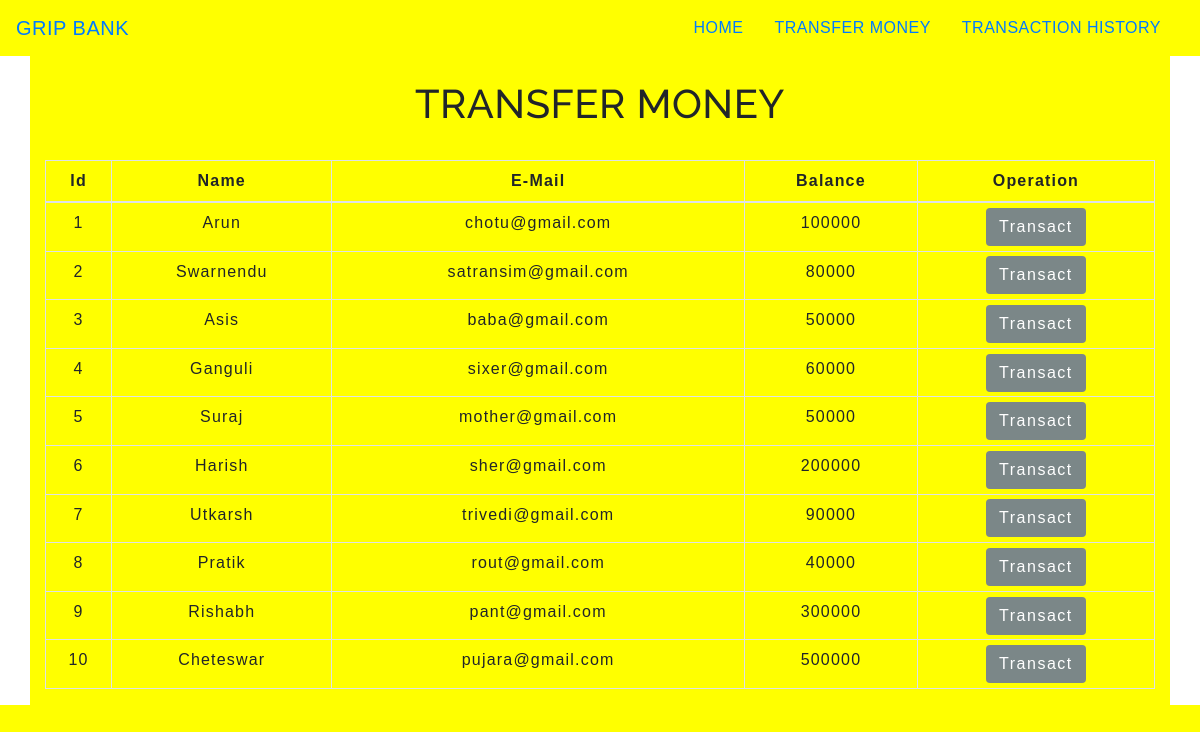
The app's page /transfermoney.php with its own data.
### tables this page shows
CREATE TABLE `users` (
  `id` int(3) NOT NULL,
  `name` text NOT NULL,
  `email` varchar(30) NOT NULL,
  `balance` int(8) NOT NULL
);

### transfermoney.php (the view, shortened to what this page needs)
<!DOCTYPE html>
<html lang="en">
<head>
    <link rel="stylesheet" href="https://maxcdn.bootstrapcdn.com/bootstrap/4.0.0/css/bootstrap.min.css">
    <link rel="stylesheet" type="text/css" href="table.css">
    <link rel="stylesheet" type="text/css" href="nav.css">
    <link rel="stylesheet" type="text/css" href="css/style.css">
</head>
<body>
<?php
    include 'config.php';
    $sql = "SELECT * FROM users";
    $result = mysqli_query($conn,$sql);
?>
<?php
  include 'navbar.php';
?>
<div class="container">
        <h2 class="text-center pt-4">TRANSFER MONEY</h2>
        <br>
            <div class="row">
                <div class="col">
                    <div class="table-responsive-sm">
                    <table class="table table-hover table-sm table-striped table-condensed table-bordered">
                        <thead>
                            <tr>
                            <th scope="col" class="text-center py-2">Id</th>
                            <th scope="col" class="text-center py-2">Name</th>
                            <th scope="col" class="text-center py-2">E-Mail</th>
                            <th scope="col" class="text-center py-2">Balance</th>
                            <th scope="col" class="text-center py-2">Operation</th>
                            </tr>
                        </thead>
                        <tbody>
                <?php
                    while($rows=mysqli_fetch_assoc($result)){
                ?>
                    <tr>
                        <td class="py-2"><?php echo $rows['id'] ?></td>
                        <td class="py-2"><?php echo $rows['name']?></td>
                        <td class="py-2"><?php echo $rows['email']?></td>
                        <td class="py-2"><?php echo $rows['balance']?></td>
                        <td><a href="selecteduserdetail.php?id= <?php echo $rows['id'] ;?>"> <button type="button" class="btn">Transact</button></a></td>
                    </tr>
                <?php
                    }
                ?>
                        </tbody>
                    </table>
                    </div>
                </div>
            </div>
         </div>
</body>
</html>

### navbar.php (shortened to what this page needs)
<nav class="navbar navbar-expand-md navbar-tranparent">
      <a class="navbar-brand" href="index.php">GRIP BANK</a>
      <div class="collapse navbar-collapse" id="collapsibleNavbar">
            <ul class="navbar-nav ml-auto">
              <li class="nav-item">
                <a class="nav-link" href="index.php">HOME</a>
              </li>
              <li class="nav-item">
                <a class="nav-link" href="transfermoney.php">TRANSFER MONEY</a>
              </li>
              <li class="nav-item">
                <a class="nav-link" href="transactionhistory.php">TRANSACTION HISTORY</a>
              </li>
          </div>
       </nav>

### table.css (style rules this page uses)
* { padding: 0; margin: 0; box-sizing: border-box; font-family: sans-serif; }
h2 { font-size: 40px; }
table { letter-spacing: 1.2px; }
td { text-align: center; }
button { border:none; background: #d9d9d9; transition: 1s; }

### nav.css (style rules this page uses)
.nav-link { margin-right: 15px; letter-spacing: 0.5px; transition: 0.5s; }
.navbar-brand { letter-spacing: 0.5px; }
h2 { letter-spacing: 0.5px; font-family: raleway; }

### style.css (style rules this page uses)
* { padding: 0; margin: 0; box-sizing: border-box; font-family: sans-serif; background-color: yellow; }
button { border:none; border-radius: 8px; padding: 10px; background:#7B8788; color:white; letter-spacing: 1.5px; font-size: 15px; transition: 0.5s; }

### transfermoney.php (style rules this page uses)
button { transition: 1.5s; }

### records on screen
users: id "1", name "Arun", email "chotu@gmail.com", balance "100000"
users: id "2", name "Swarnendu", email "satransim@gmail.com", balance "80000"
users: id "3", name "Asis", email "baba@gmail.com", balance "50000"
users: id "4", name "Ganguli", email "sixer@gmail.com", balance "60000"
users: id "5", name "Suraj", email "mother@gmail.com", balance "50000"
users: id "6", name "Harish", email "sher@gmail.com", balance "200000"
users: id "7", name "Utkarsh", email "trivedi@gmail.com", balance "90000"
users: id "8", name "Pratik", email "rout@gmail.com", balance "40000"
users: id "9", name "Rishabh", email "pant@gmail.com", balance "300000"
users: id "10", name "Cheteswar", email "pujara@gmail.com", balance "500000"
